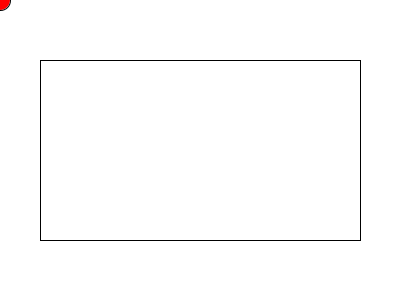
Frame 1 (no input)
Frame 60 (the mouse pressed at the canvas centre just before this capture): identical to frame 1, image omitted
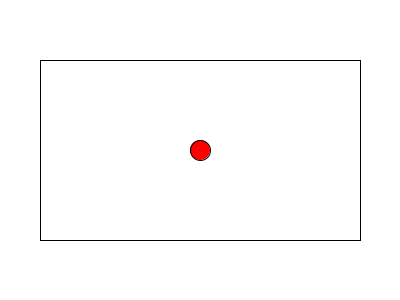
Frame 120 (the mouse held since frame 60 and released just before this capture)

The Processing sketch that drew these frames (run headless with seeded random() and noise(); from frame 60 on, the mouse is pressed at the canvas centre):

// Processing sketch: Exercicio_2
// ── Exercicio_2.pde
float x, y;

void setup() {
    size(400, 300);
    rectMode(CENTER);
}

void draw() {
    background(255);
    fill(255);
    rect(width/2, height/2, 320, 180);
    fill(255, 0, 0);
    
    //utilizando dist:
    if(mouseX >= (width/2)-160 && mouseX <= (width/2)+160 && mouseY >= (height/2)-90 && mouseY <= (height/2)+90){
        x = mouseX;
        y = mouseY;
    }
    circle(x, y, 20);
}
